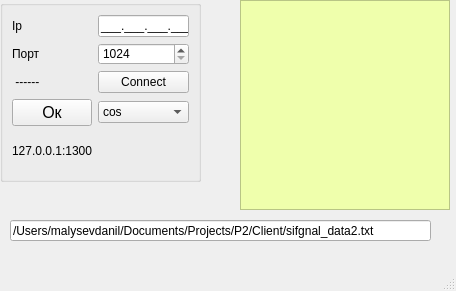
<?xml version="1.0" encoding="UTF-8"?>
<ui version="4.0">
 <class>MainWindow</class>
 <widget class="QMainWindow" name="MainWindow">
  <property name="geometry">
   <rect>
    <x>0</x>
    <y>0</y>
    <width>456</width>
    <height>291</height>
   </rect>
  </property>
  <property name="windowTitle">
   <string>MainWindow</string>
  </property>
  <property name="styleSheet">
   <string notr="true">#lineAddres[state = &quot;0&quot;]{
	color: rgb(255, 74, 51);
}
#lineAddres[state = &quot;1&quot;]{
	color:rgb(102, 255, 51);
}
#WeveDisplay{
	background-color: rgb(239, 255, 172);
}</string>
  </property>
  <widget class="QWidget" name="centralwidget">
   <widget class="QGroupBox" name="groupBox">
    <property name="geometry">
     <rect>
      <x>0</x>
      <y>0</y>
      <width>201</width>
      <height>182</height>
     </rect>
    </property>
    <property name="title">
     <string/>
    </property>
    <layout class="QGridLayout" name="gridLayout">
     <item row="1" column="0">
      <widget class="QLabel" name="labelPort">
       <property name="text">
        <string>Порт</string>
       </property>
      </widget>
     </item>
     <item row="1" column="1">
      <widget class="QSpinBox" name="spinPort">
       <property name="minimum">
        <number>1024</number>
       </property>
       <property name="maximum">
        <number>65000</number>
       </property>
      </widget>
     </item>
     <item row="2" column="1">
      <widget class="QPushButton" name="ConnectToServer">
       <property name="text">
        <string>Connect</string>
       </property>
      </widget>
     </item>
     <item row="4" column="1">
      <widget class="QComboBox" name="TypeSignal">
       <item>
        <property name="text">
         <string>cos</string>
        </property>
       </item>
       <item>
        <property name="text">
         <string>sin</string>
        </property>
       </item>
       <item>
        <property name="text">
         <string>tan</string>
        </property>
       </item>
       <item>
        <property name="text">
         <string>atan</string>
        </property>
       </item>
       <item>
        <property name="text">
         <string>acos</string>
        </property>
       </item>
       <item>
        <property name="text">
         <string>asin</string>
        </property>
       </item>
      </widget>
     </item>
     <item row="0" column="1">
      <widget class="QLineEdit" name="lineAddres">
       <property name="inputMask">
        <string>000.000.000.000;_</string>
       </property>
       <property name="state" stdset="0">
        <string/>
       </property>
      </widget>
     </item>
     <item row="0" column="0">
      <widget class="QLabel" name="label_Ip">
       <property name="text">
        <string>Ip</string>
       </property>
      </widget>
     </item>
     <item row="4" column="0">
      <widget class="QPushButton" name="SendRequest">
       <property name="font">
        <font>
         <pointsize>12</pointsize>
        </font>
       </property>
       <property name="inputMethodHints">
        <set>Qt::ImhNone</set>
       </property>
       <property name="text">
        <string>Ок</string>
       </property>
      </widget>
     </item>
     <item row="2" column="0">
      <widget class="QLabel" name="Spam">
       <property name="text">
        <string> ------</string>
       </property>
      </widget>
     </item>
     <item row="5" column="0" colspan="2">
      <widget class="QLabel" name="label">
       <property name="text">
        <string>127.0.0.1:1300</string>
       </property>
      </widget>
     </item>
    </layout>
   </widget>
   <widget class="QGraphicsView" name="WeveDisplay">
    <property name="enabled">
     <bool>true</bool>
    </property>
    <property name="geometry">
     <rect>
      <x>240</x>
      <y>0</y>
      <width>210</width>
      <height>210</height>
     </rect>
    </property>
   </widget>
   <widget class="QLineEdit" name="lineFileLinck">
    <property name="geometry">
     <rect>
      <x>10</x>
      <y>220</y>
      <width>421</width>
      <height>21</height>
     </rect>
    </property>
    <property name="text">
     <string>/Users/malysevdanil/Documents/Projects/P2/Client/sifgnal_data2.txt</string>
    </property>
   </widget>
  </widget>
  <widget class="QMenuBar" name="menubar">
   <property name="geometry">
    <rect>
     <x>0</x>
     <y>0</y>
     <width>456</width>
     <height>22</height>
    </rect>
   </property>
  </widget>
  <widget class="QStatusBar" name="statusbar"/>
 </widget>
 <resources/>
 <connections/>
</ui>
